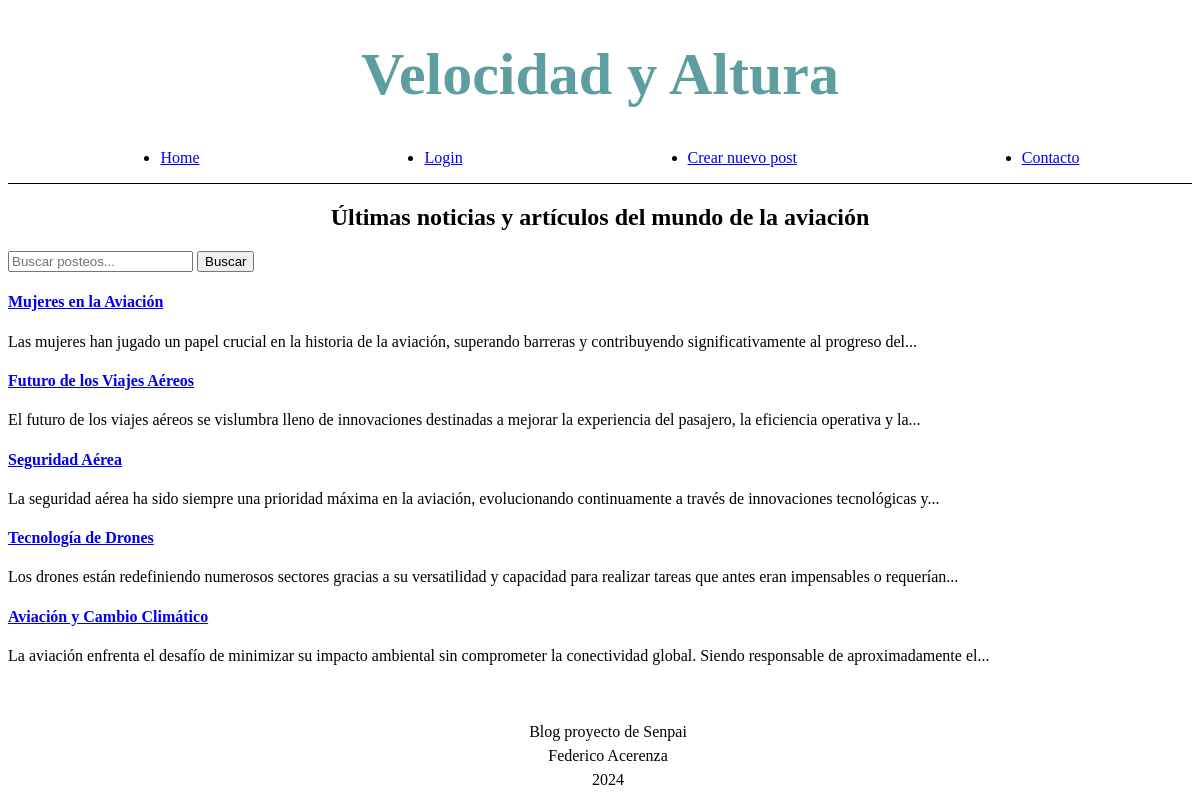
The page / on the database its author committed.
### tables this page shows
CREATE TABLE posts (
        id INTEGER PRIMARY KEY AUTOINCREMENT,
        created TIMESTAMP NOT NULL DEFAULT CURRENT_TIMESTAMP,
        title TEXT NOT NULL,
        content TEXT NOT NULL,
        author TEXT NOT NULL
    );

### main.py (the view)
@app.route('/')
def home():
    titulo_busqueda = request.args.get('search')
    if titulo_busqueda:
        query = "SELECT * FROM posts WHERE posts.title LIKE ? ORDER BY created DESC LIMIT 5"
        params = (f"%{titulo_busqueda}%",)
        posts = query_all(query, params)
    else:
        posts = query_all("SELECT * FROM posts ORDER BY created DESC LIMIT 5")
    return render_template("home.html", posts=posts)

### main.py (called while the page is built)
def get_db_connection():
    conn = sqlite3.connect('blog.db')
    conn.row_factory = sqlite3.Row
    return conn

def query_all(query, params=None):
    conn = get_db_connection()
    cursor = conn.execute(query, params) if params else conn.execute(query)
    result = cursor.fetchall()
    conn.close()
    return result

### templates/home.html (shortened to what this page needs)
{% extends "base.html" %}
{% block head %}
    <link rel="stylesheet" href="{{ url_for('static', filename='css/home.css') }}">
{% endblock %}
{% block main %}
    <div>
        <h2>Últimas noticias y artículos del mundo de la aviación</h2>
        <form action="/" method="get">
            <input type="text" name="search" placeholder="Buscar posteos..." value="{{ request.args.get('search', '') }}">
            <button type="submit">Buscar</button>
        </form>
    </div>
    {% if posts %}
        {% for post in posts %}
            <div class="post-preview">
                <a href="/post/{{ post.id }}">
                    <h4>{{ post.title }}</h4>
                </a>
                <p>{{ post.content | truncate(150) }}</p>
            </div>
        {% endfor %}
    {% else %}
        <p>Por el momento no hay posts para visualizar :(</p>
    {% endif %}
{% endblock %}

### templates/base.html
<!DOCTYPE html>
<html lang="en">
<head>
    {% block head %}
    {% endblock %}
</head>
<body>
    <header>
        <div>
            <h1>Velocidad y Altura</h1>
        </div>
        <div class="bar">
            <ul class="bar_items">
                <li><a href="/">Home</a></li>
                {% if 'username' in session %}
                    <li><a href="/profile">Mi Perfil</a></li>
                {% else %}
                    <li><a href="/login">Login</a></li>
                {% endif %}
                <li><a href="/post">Crear nuevo post</a></li>
                <li><a href="/contact">Contacto</a></li>
            </ul>
        </div>
    </header>
    <main>
        {% block main %}
        {% endblock %}
    </main>
    <footer>
        <p>Blog proyecto de Senpai</p>
        <p>Federico Acerenza</p>
        <p>2024</p>
    </footer>
</body>
</html>

### static/css/home.css (style rules this page uses)
h1 { color: cadetblue; font-size: 60px; text-align: center; }
h2 { text-align: center; }
.bar { border-bottom: solid 1px; margin-bottom: 50 px; }
.bar_items { display: flex; justify-content: space-around; }
footer { position: fixed; bottom: 0; width: 100%; text-align: center; line-height: 0.5; }

### rows shown on the page
posts: title "Mujeres en la Aviación", content "Las mujeres han jugado un papel crucial en la historia de la aviación, superando barreras y contribuyendo significativamente al progreso del..."
posts: title "Futuro de los Viajes Aéreos", content "El futuro de los viajes aéreos se vislumbra lleno de innovaciones destinadas a mejorar la experiencia del pasajero, la eficiencia operativa y la..."
posts: title "Seguridad Aérea", content "La seguridad aérea ha sido siempre una prioridad máxima en la aviación, evolucionando continuamente a través de innovaciones tecnológicas y..."
posts: title "Tecnología de Drones", content "Los drones están redefiniendo numerosos sectores gracias a su versatilidad y capacidad para realizar tareas que antes eran impensables o requerían..."
posts: title "Aviación y Cambio Climático", content "La aviación enfrenta el desafío de minimizar su impacto ambiental sin comprometer la conectividad global. Siendo responsable de aproximadamente el..."
